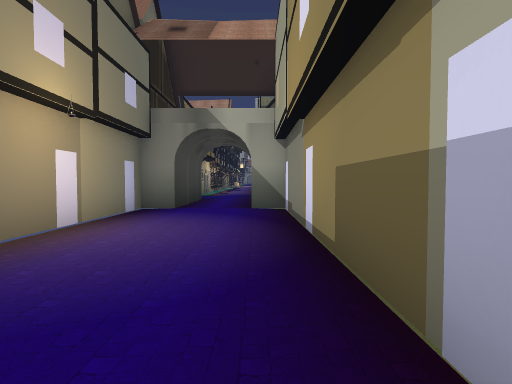
[1] (above)

13 first-person views from a walk through a level from a Godot 3-D game. The camera is 1.2 m above the floor, tilts 2° down and sees 80° across. The floor is counted in squares, 2 m on a side. Each view is taken from the middle of a square. On the plan, view 1 faces up. The plan holds only what a view shows up to about 9 squares ahead; the rest is blank. The place goes on beyond the plan. Characters and animated objects are not drawn. Some surface patterns are stand-ins.

[2]
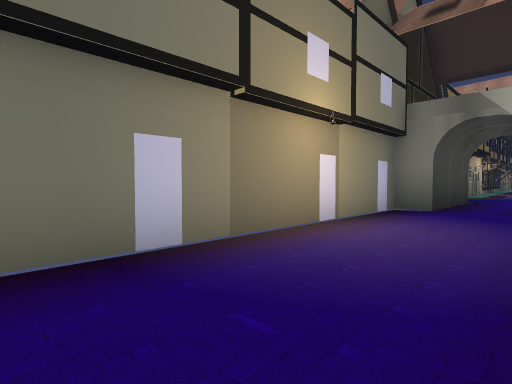

[3]
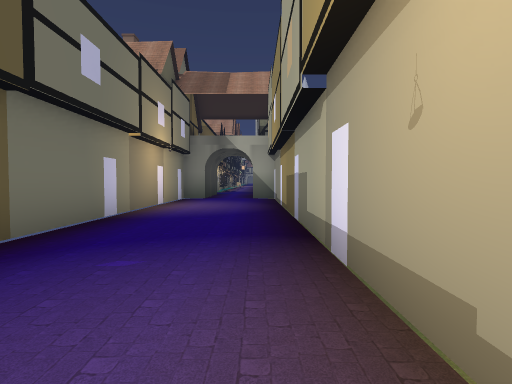

[4]
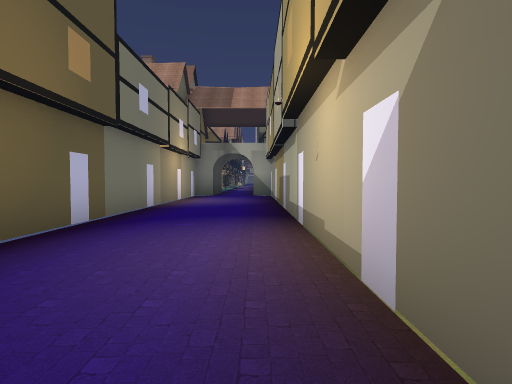

[5]
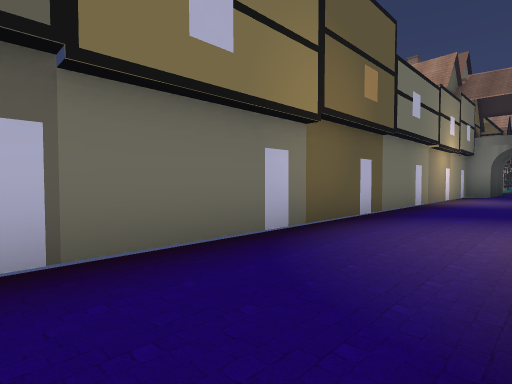

[6]
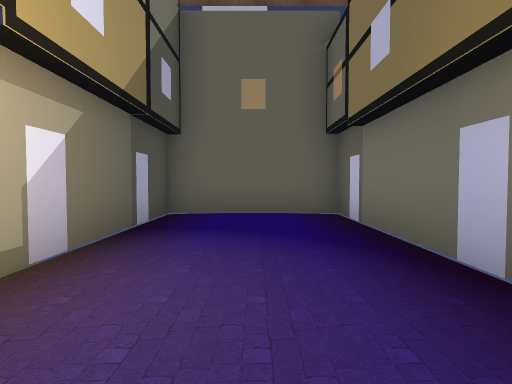

[7]
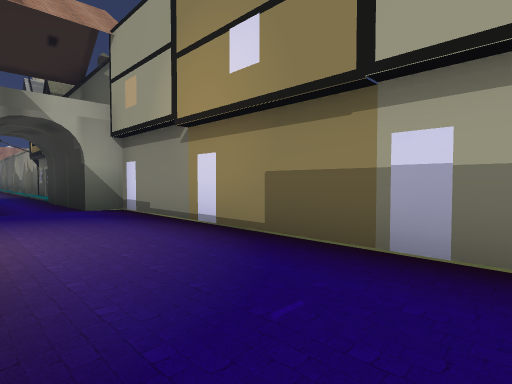

[8]
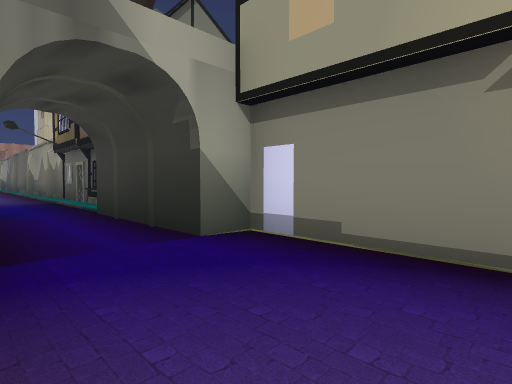

[9]
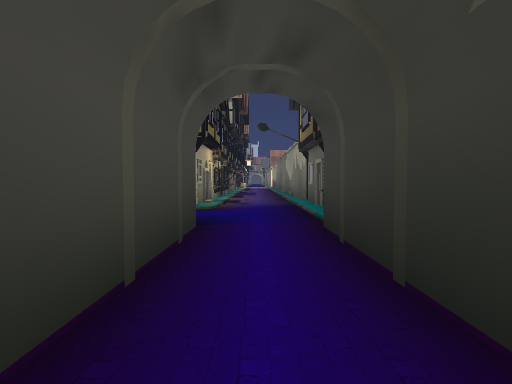

[10]
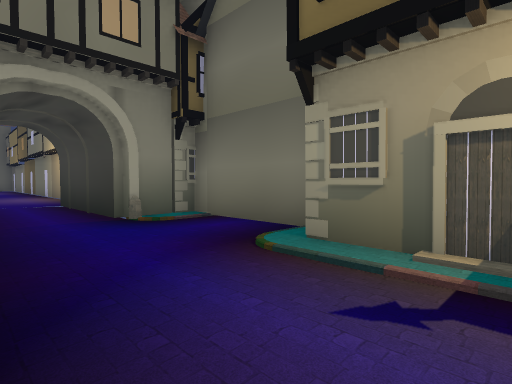

[11]
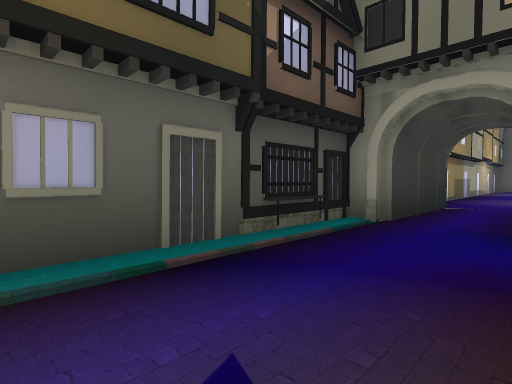

[12]
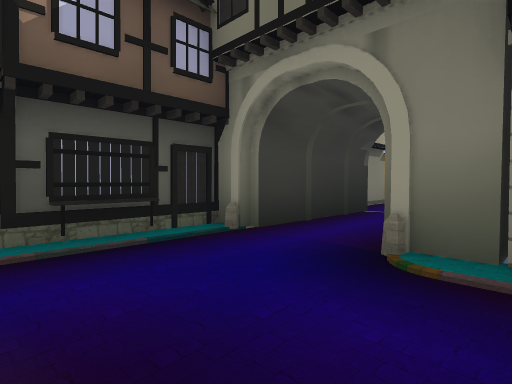

[13]
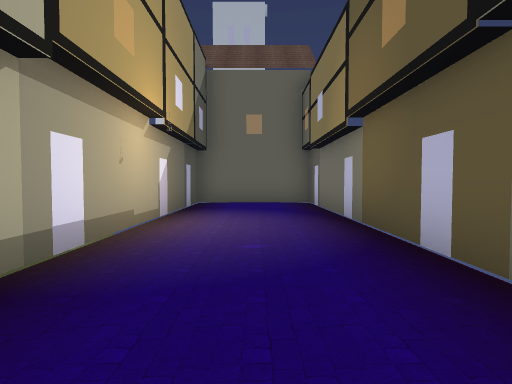

### Floor plan
Points are (right, up) in squares from view 1. A wall is a line through its corners. A room is listed if a view was taken in it or the views show most of it. See-through windows are left out.
Room 1 (views 1, 2, 3, 4, 5, 6, 7, 8, 9, 13)
walls: (-2.5, 3.5) (-2.5, -7.7) (0.6, -7.7) (0.6, 6.7) (-0.1, 6.7); (-1.8, 6.7) (-2.5, 6.7)
ways out: opening at (-3, 11) to room 2; opening at (-1, 7) to room 2
objects: other object (-5, 8) to (-3, 9); other object (-4, 3) to (-3, 6); other object (-4, 6); other object (-3, 7); other object (-3, 8); other object (-3, 10)
Room 2 (views 10, 11, 12)
walls: (-1.8, 10.5) (-1.8, 6.7); (0.6, 13) (0.6, 13.6); (0.6, 14.1) (0.6, 14.6); (-2.6, 10.2) (-1.9, 10.2); (-0.1, 6.7) (-0.1, 10.2) (0.6, 10.2) (0.6, 11)
ways out: opening at (-3, 11) to room 1; opening at (-1, 7) to room 1; closed door at (1, 13)
objects: other object (-4, 13); other object (-3, 14) to (-3, 15); other object (0, 12); other object (1, 15)

Positions as (right, up) in squares from view 1, and headings:
1: (0, 0), facing up
2: (0, 0), facing up-left
3: (0, -4), facing up
4: (0, -6), facing up
5: (0, -7), facing up-left
6: (-1, -2), facing down
7: (-2, 0), facing up-right
8: (-2, 4), facing up-right
9: (-1, 6), facing up
10: (0, 15), facing down-left
11: (-2, 15), facing down-right
12: (-3, 13), facing down-right
13: (-1, 1), facing down
